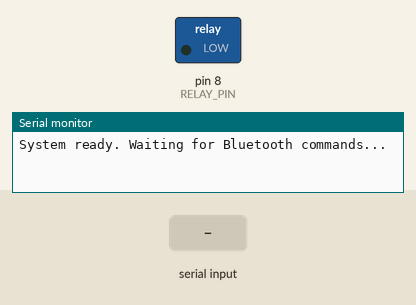
Recording of a sketch running on a simulated Arduino Uno, built with avr-gcc and run on an emulated ATmega328P. Shown: switched loads named in the sketch (green lamp = pin HIGH), the last lines printed to the serial monitor. Inputs (shaded band) come from the test bench.

Above: at 1.2 s.
1.3 s: "U" received over the second serial link
At 2.4 s:
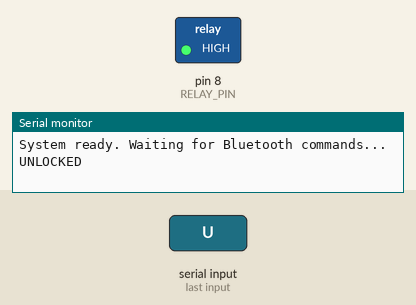
2.8 s: "L" received over the second serial link
At 3.5 s:
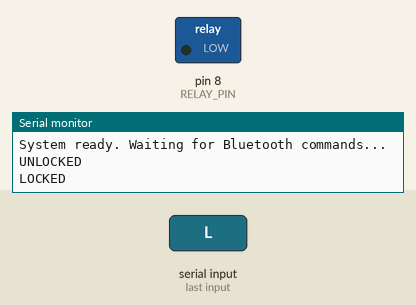
Timing chart, 0 to 5.8 s (numbered marks = the images above; inputs shaded):
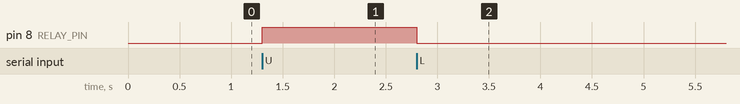

Measured:
- after the input at 1.3 s, pin 8 (RELAY_PIN): LOW → HIGH at once
- after the input at 2.8 s, pin 8 (RELAY_PIN): HIGH → LOW at once

The sketch:

Smart_Door_Lock.ino
```cpp
#include <SoftwareSerial.h>

#define RELAY_PIN 8       // Pin connected to the relay module
#define HC05_RX 6         // RX pin of HC-05 Bluetooth module
#define HC05_TX 7         // TX pin of HC-05 Bluetooth module

SoftwareSerial hc05(HC05_RX, HC05_TX);
bool isLocked = true; // Initial state: door is locked

void setup() {
  pinMode(RELAY_PIN, OUTPUT);
  digitalWrite(RELAY_PIN, LOW); // Ensure the solenoid lock starts in the locked state
  Serial.begin(9600);           // Communication with NodeMCU
  hc05.begin(9600);             // HC-05 communication

  Serial.println("System ready. Waiting for Bluetooth commands...");
}

void loop() {
  if (hc05.available()) {
    char command = hc05.read();
    if (command == 'U') {
      unlockDoor();
    } else if (command == 'L') {
      lockDoor();
    }
  }
}

void unlockDoor() {
  if (!isLocked) {
    return; // Door is already unlocked, do nothing
  }

  digitalWrite(RELAY_PIN, HIGH); // Supply power to unlock
  delay(100); // Small delay to stabilize the relay (optional)
  isLocked = false; // Update state
  notifyESP("UNLOCKED"); // Notify ESP8266
}

void lockDoor() {
  if (isLocked) {
    return; // Door is already locked, do nothing
  }

  digitalWrite(RELAY_PIN, LOW); // Cut power to lock
  delay(100); // Small delay to stabilize the relay (optional)
  isLocked = true; // Update state
  notifyESP("LOCKED"); // Notify ESP8266
}

void notifyESP(const char* status) {
  Serial.println(status); // Send status to NodeMCU (ESP8266)
}
```
